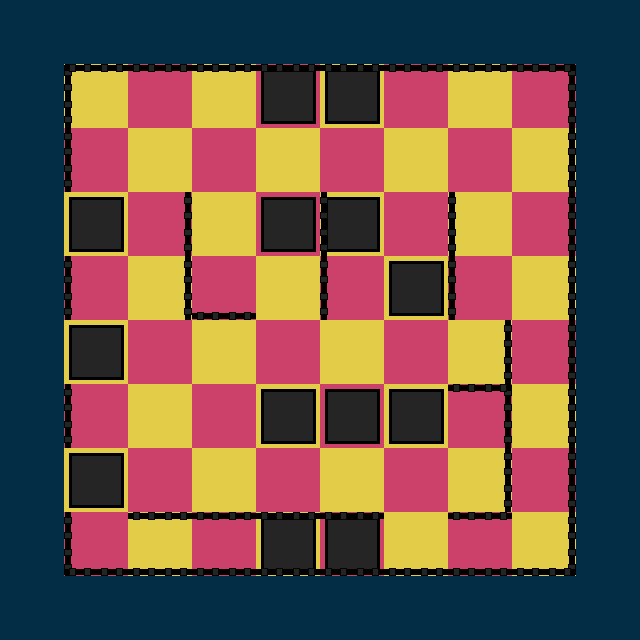

A level layout from a 2D game, rendered from its tile map. Below: a short description, then the map file with tile-grid data replaced by summaries:
An orthogonal 10x10 tile map with 64x64 px tiles, 5 tile layers (ground, left, right, up, ...) and 2 objects (Player, Goal).

<map version="1.0" orientation="orthogonal" renderorder="right-down" width="10" height="10" tilewidth="64" tileheight="64" nextobjectid="30">
 <tileset firstgid="1" source="tileset_00.tsx" />
 <layer name="ground" width="10" height="10">
  <properties>
   <property name="tileset" value="tileset_00" />
   <property name="type" value="base" />
  </properties>
  <data>[100 cells, 100 non-empty, 5 distinct tile ids]</data>
 </layer>
 <layer name="left" width="10" height="10">
  <properties>
   <property name="edge" value="left" />
   <property name="tileset" value="tileset_00" />
   <property name="type" value="edges" />
  </properties>
  <data>[100 cells, 12 non-empty, 1 distinct tile ids]</data>
 </layer>
 <layer name="right" width="10" height="10">
  <properties>
   <property name="edge" value="right" />
   <property name="tileset" value="tileset_00" />
   <property name="type" value="edges" />
  </properties>
  <data>[100 cells, 13 non-empty, 1 distinct tile ids]</data>
 </layer>
 <layer name="up" width="10" height="10">
  <properties>
   <property name="edge" value="up" />
   <property name="tileset" value="tileset_00" />
   <property name="type" value="edges" />
  </properties>
  <data>[100 cells, 17 non-empty, 2 distinct tile ids]</data>
 </layer>
 <layer name="down" width="10" height="10">
  <properties>
   <property name="edge" value="down" />
   <property name="tileset" value="tileset_00" />
   <property name="type" value="edges" />
  </properties>
  <data>[100 cells, 10 non-empty, 2 distinct tile ids]</data>
 </layer>
 <objectgroup name="entities">
  <object id="13" name="Player" type="Player" x="528" y="528" width="32" height="32">
   <properties>
    <property name="facing" value="left" />
    <property name="gid" type="int" value="8" />
    <property name="speed" type="float" value="300" />
    <property name="type" value="player" />
   </properties>
   <ellipse />
  </object>
  <object id="14" name="Goal" type="Goal" x="352" y="288">
   <properties>
    <property name="type" value="goal" />
   </properties>
   <polygon points="0,0 -16,32 16,32" />
  </object>
 </objectgroup>
</map>
